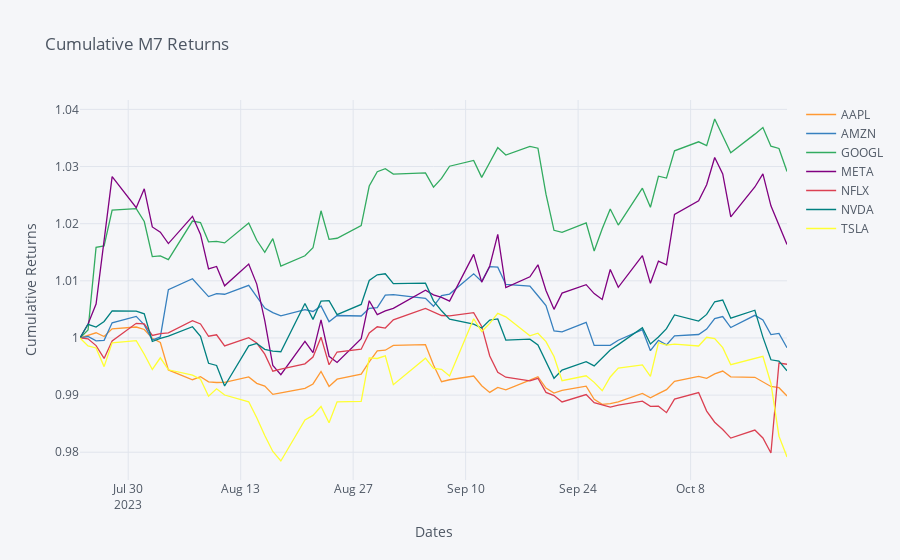

Here is the notebook cell this chart was saved with:
### Markdown cell above
Calculating Cumulative Returns¶

### Code cell
m7_returns = m7_data['Adj Close'].pct_change() # Calculate daily returns for each company
m7_returns.iloc[0, :] = 0 # Set the initial value of returns to 0 (first day)
weights = np.array([0.1, 0.1, 0.25, 0.25, 0.1, 0.1, 0.1]) # Define the weights for each company in the portfolio; You can flexibly adjust these weights as needed
weighted_returns = weights * m7_returns # Calculate the weighted returns for each company
cumulative_returns = (weighted_returns + 1).cumprod() # Calculate cumulative returns for the portfolio
cumulative_returns.iplot(title='Cumulative M7 Returns', xTitle='Dates', yTitle='Cumulative Returns')
